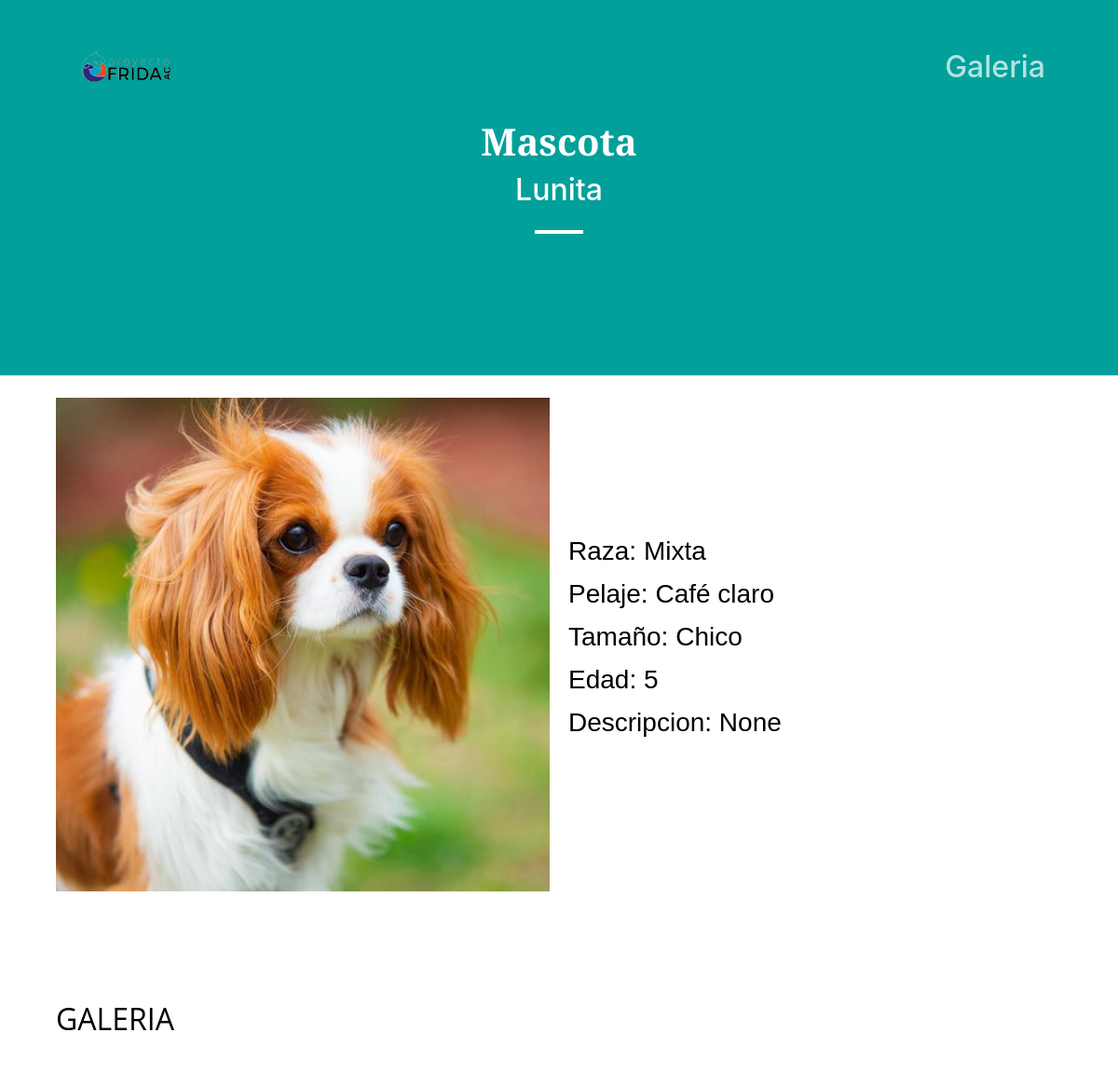
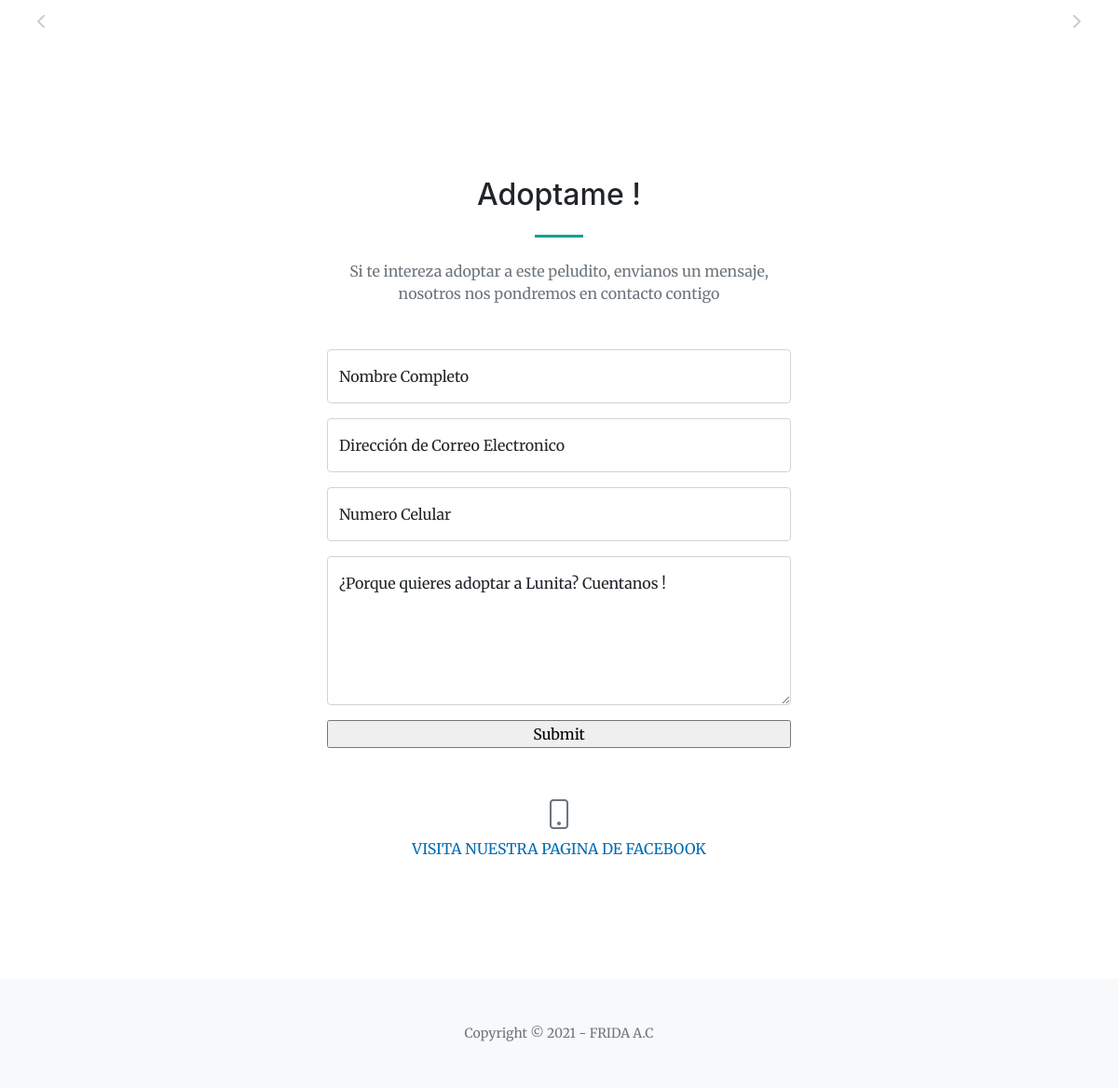
Screenshot of /Mascota/?mascota=21 with the database file from the repository (2 pictures, top to bottom).
### Mascota/models.py (models this page shows, shortened)
class Perrito(models.Model):
    nombre = models.CharField(max_length=20, null=True, blank=True)
    raza = models.CharField(max_length=40)
    color_pelaje = models.CharField(max_length=20, null=True, blank=True)
    tamaño = models.ForeignKey(Tamaño, on_delete=models.CASCADE)
    edad = models.IntegerField(null=True, blank=True)
    portada = models.ImageField(upload_to='portada',null=True,blank=True)
    descripcion = models.TextField(max_length=500, null=True)
    class Meta:
        verbose_name = 'Perrito'
        verbose_name_plural = 'Perritos'

class Tamaño(models.Model):
    tamaños = models.CharField(max_length=20, null=True, blank=True)
    class Meta:
        verbose_name = 'Tamaño'
        verbose_name_plural = 'Tamaños'
    def __str__(self):
        return self.tamaños

### Mascota/views.py (the view)
# urls.py: path('', views.Mascota, name='Mascota'),
def Mascota(request):
    id_perrito = request.GET.get('mascota')#nombre del perrito solicitado
    imagenes_perrito = PerritoImagenes.objects.all()#todas las imagenes de los perros
    perrito = Perrito.objects.get(pk=id_perrito)#datos del perrito seleccionado
    return render(request, 'Mascota/mascota.html', {'perrito':perrito, 'imagenes':imagenes_perrito, 'nombre_perrito':id_perrito} )

### Mascota/templates/Mascota/mascota.html (shortened to what this page needs)
{% extends "Principal/index.html" %}
{% load static %}
{% block content %}
<section class="page-section bg-primary" id="nombre_mascota">
    <div class="container px-4 px-lg-5">
        <div class="row gx-4 gx-lg-5 justify-content-center">
            <div class="col-lg-8 text-center">
                <h1  class="text-white mt-0"><b>Mascota</b> </h1>
                <h2 class="text-white mt-0">{{ perrito.nombre }}</h2>
                <hr class="divider divider-light" />
            </div>
        </div>
    </div>
</section>
    <body>
        <br>
        <div class="contenedor">
            <main class="contenido-principal" id="Datos">
                <img class="contenido-principal__imagen" src="{{perrito.portada.url}}" alt="x" >
                <div class="contenido-principal__contenedor">
                    <h3><p class="contenido-principal__resumen" p style="font-family: sans-serif">Raza: {{ perrito.raza }}</p> </h3>
                    <h3><p class="contenido-principal__resumen" p style="font-family: sans-serif">Pelaje: {{ perrito.color_pelaje }}</p> </h3>
                    <h3><p class="contenido-principal__resumen" p style="font-family: sans-serif">Tamaño: {{ perrito.tamaño }}</p> </h3>
                    <h3><p class="contenido-principal__resumen" p style="font-family: sans-serif">Edad: {{ perrito.edad }}</p> </h3>
                    <h3><p class="contenido-principal__resumen" p style="font-family: sans-serif">Descripcion: {{ perrito.descripcion }}</p> </h3>
                </div>
            </main>
            <br>
            <br>
            <br>
            <h2 class="contenido-principal__resumen " id="Galeria" >GALERIA</h2>
            <br>
            <br>
            <br>
            <div class="carousel">
                <div class="carousel__contenedor">
                    <button aria-label="Anterior" class="carousel__anterior">
                        <i class="fas fa-chevron-left"></i>
                    </button>
                    <div class="carousel__lista">
                        {% for i in imagenes %}
                        <div class="responsive">
                        </div>
                        {% endfor %}
                    </div>
                    <button aria-label="Siguiente" class="carousel__siguiente">
                        <i class="fas fa-chevron-right"></i>
                    </button>
                </div>
            </div>
        </div>
        <section class="page-section" id="contact">
            <div class="container px-4 px-lg-5">
                <div class="row gx-4 gx-lg-5 justify-content-center">
                    <div class="col-lg-8 col-xl-6 text-center">
                        <h2 class="mt-0">Adoptame !</h2>
                        <hr class="divider" />
                        <p class="text-muted mb-5">Si te intereza adoptar a este peludito, envianos un mensaje, nosotros nos pondremos en contacto contigo</p>
                    </div>
                </div>
                <div class="row gx-4 gx-lg-5 justify-content-center mb-5">
                    <div class="col-lg-6">
                        <form action="{% url 'Contacto' %}?nombre={{perrito.nombre}}" id="contactForm" method="post">
                            <div class="form-floating mb-3">
                                <input name="nombre" class="form-control" id="name" type="text" placeholder="Enter your name..." data-sb-validations="required" />
                                <label for="name">Nombre Completo</label>
                            </div>
                            <div class="form-floating mb-3">
                                <input name="email" class="form-control" id="email" type="email" placeholder="name@example.com" data-sb-validations="required,email" />
                                <label for="email">Dirección de Correo Electronico</label>
                            </div>
                            <div class="form-floating mb-3">
                                <input name="celular" class="form-control" id="phone" type="tel" placeholder="(123) 456-7890" data-sb-validations="required" />
                                <label for="phone">Numero Celular</label>
                            </div>
                            <div class="form-floating mb-3">
                                <textarea name="mensaje" class="form-control" id="message" type="text" placeholder="Enter your message here..." style="height: 10rem" data-sb-validations="required"></textarea>
                                <label for="message">¿Porque quieres adoptar a {{perrito.nombre}}? Cuentanos !</label>
                            </div>
                            <div class="d-grid"> <input type="submit"> </div>
                        </form>
                    </div>
                </div>
                <div class="row gx-4 gx-lg-5 justify-content-center">
                    <div class="col-lg-4 text-center mb-5 mb-lg-0">
                        <i class="bi-phone fs-2 mb-3 text-muted"></i>
                        <div> <a href="https://www.facebook.com/frida.asociacion">VISITA NUESTRA PAGINA DE FACEBOOK</a> </div>
                    </div>
                </div>
            </div>
        </section>
    </body>
{% endblock %}

### rows the page displays
Perrito: nombre "Lunita", portada (picture), raza "Mixta", color_pelaje "Café claro", tamaño "Chico", edad "5", descripcion "None"
